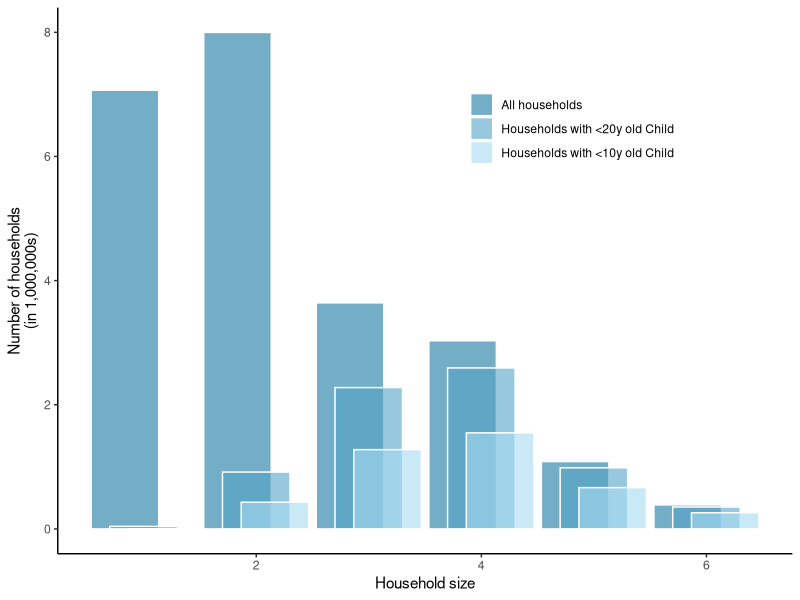
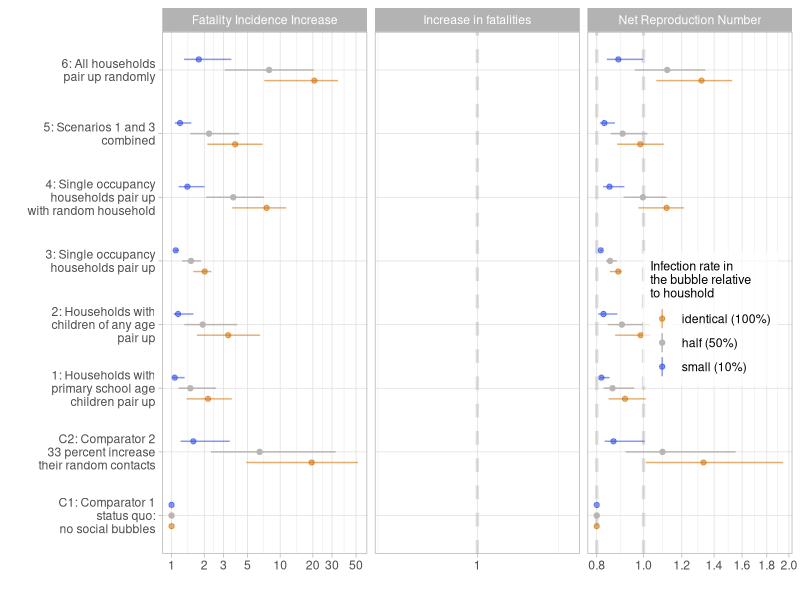
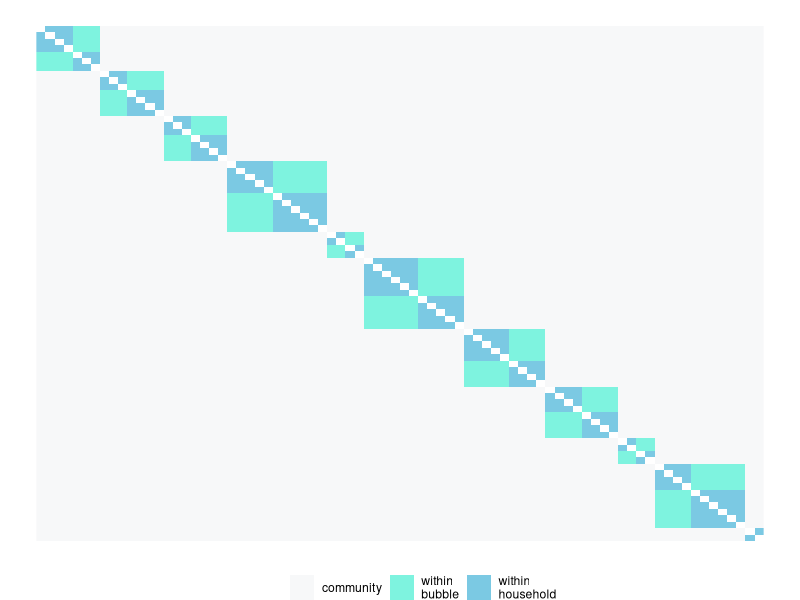
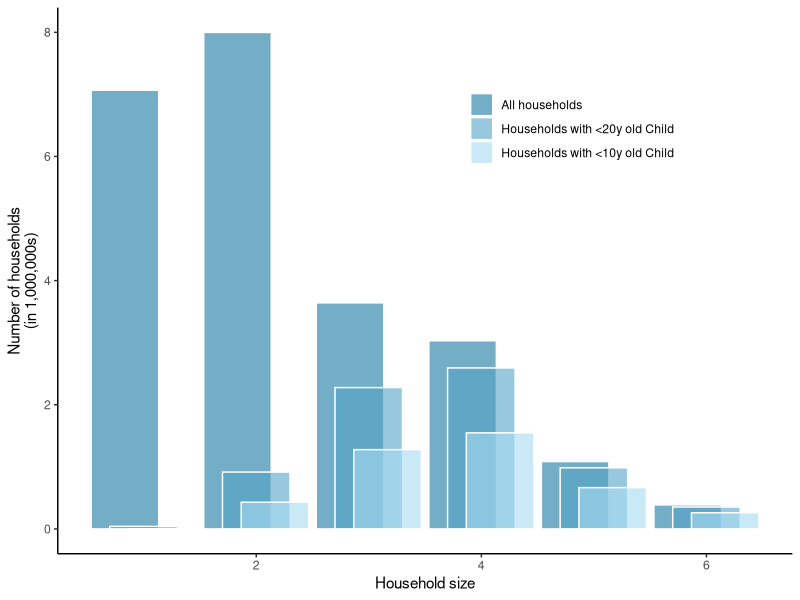
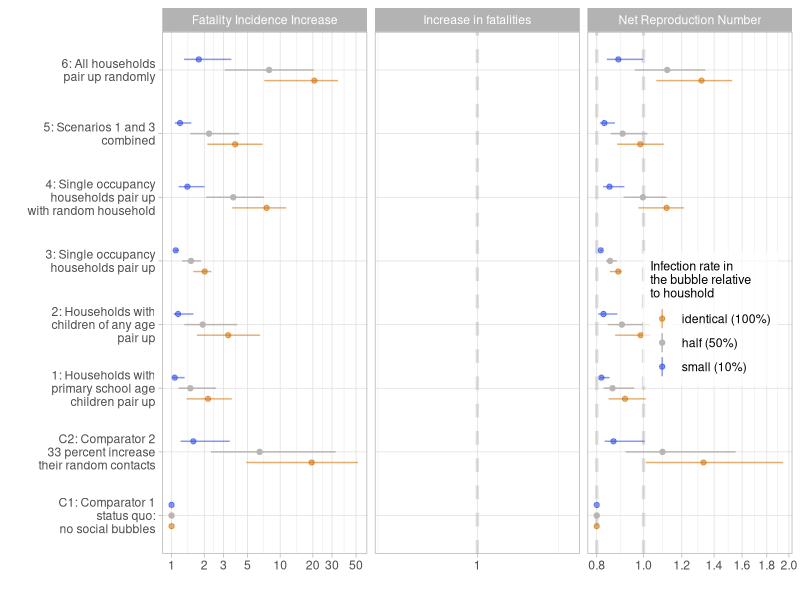
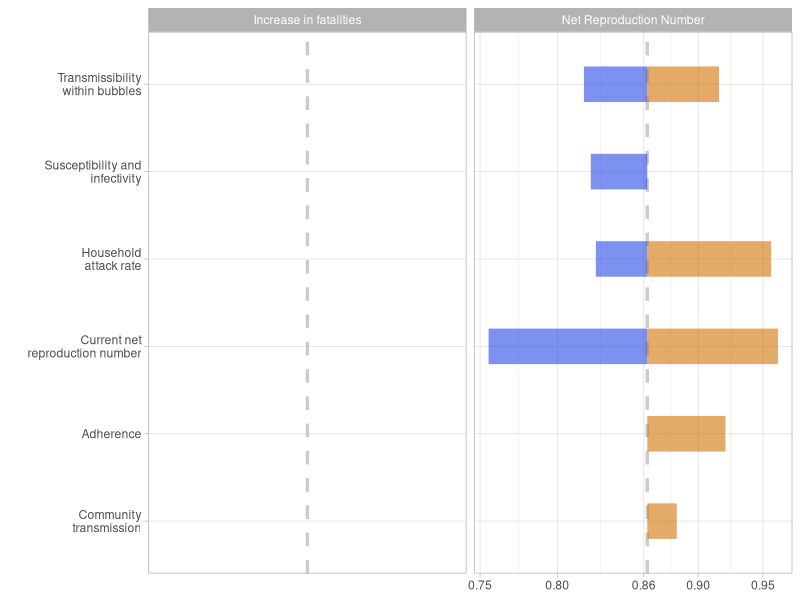
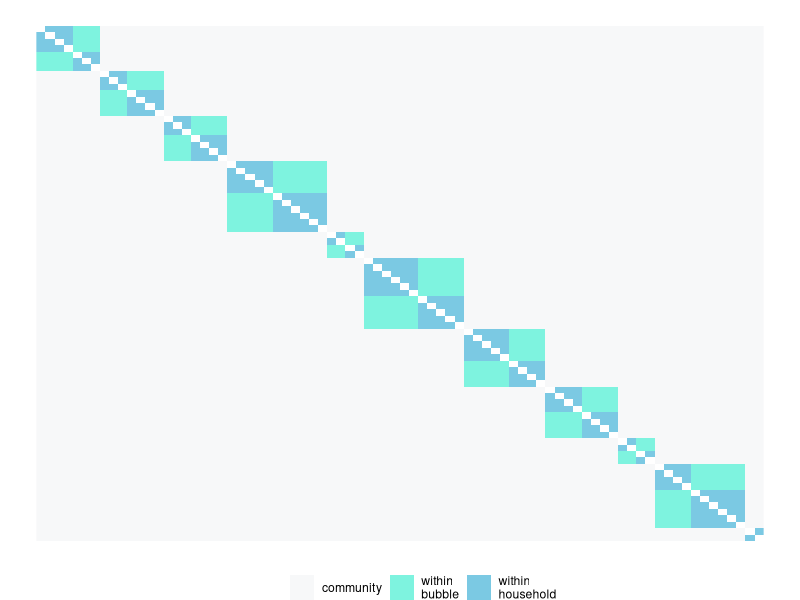

These figures' R source, in order:
#########
# plotting scripts 
# for "The effectiveness of social bubbles as part of a Covid-19 lockdown exit strategy, a modelling study"
# by Leng et al
# author: Stefan Flasche


########################
#load packages
########################
require(reshape2)
require(tidyverse)

########################
#read in data
########################
read.csv("HH.csv") %>% 
  melt(id = "Household.size") -> dt
read.csv("Tab_RimpactMain.csv") %>%
  select(-(12:17)) %>%                            
  rbind(read.csv("Tab_DimpactMain.csv")) %>% 
  mutate(Outcome = gsub("Disease incidence increase","Increase in fatalities",Outcome)) -> dt.res    


########################
#plot Household sizes
########################
# av HH size
dt %>%
  group_by(variable) %>% summarise(avHHsize=sum(Household.size*value)/sum(value))

# proportion of HHs
dt %>%
  mutate(People = Household.size*value) %>%
  group_by(variable) %>% summarise(value= sum(value),
                                   People = sum(People))

#refactor
dt$variable = factor(dt$variable, c("All", "Children..20", "Children..10"))
Cat.names.replace = c("All"="All\nhouseholds", "Children..20"="Households with\n <20y old Child", "Children..10"="Households with\n <10y old Child")
Cat.names=c("All households", "Households with <20y old Child", "Households with <10y old Child")

# plot
dt %>%
  ggplot(aes(x=Household.size,y=value/1000000, fill=variable)) +
    geom_bar(stat = "identity", alpha=.6, position=position_dodge(width = .5), width = 1.8, color = "white") +
    scale_fill_manual(labels = Cat.names,
                        values=c("#1677a1","#54a4c7", "#a7dbf2")) +
    labs(x = "Household size", y = "Number of households\n(in 1,000,000s)", fill="") + 
    theme_classic() + theme(legend.position = c(0.7, 0.8))
ggsave("main_HHdistr.pdf", units = "cm", width = 14, height = 10)
          

########################
#plot Rs and deaths
########################
#filter for only the base case results
dt.res %>%
  filter(Parameter.set == "LSHTM" & 
           R_init == .8 &
           Mean.field.assumption == "Household" &
           Compliance == "Compliance") %>%
  mutate(TauB = fct_relevel(TauB, "identical", "half", "small")) -> dt.mainres

hline.dat <- data.frame(Outcome = c("Net Reproduction Number","Net Reproduction Number","Increase in fatalities"),
                        threshold = c(.8,1,1))
  
my_breaks <- function(x) { if (max(x) < 5) c(.8,1,1.2,1.4,1.6,1.8,2) else c(1,2,3,5,10,20,30,50) }

dt.mainres %>% 
  ggplot(aes(x=Scenario, y=value, ymin=value.lo, ymax=value.hi, color=TauB)) +
    geom_hline(data = hline.dat, aes(yintercept = threshold), color = "grey", alpha=0.5, lty="dashed", lwd=1.15) +  
    geom_linerange(position = position_dodge(.5)) +
    geom_point(position = position_dodge(.5)) +
    labs(x="", y="", color="Infection rate in\nthe bubble relative\nto houshold")+
    scale_color_manual(values = c("#d1720490","#bab5b3","#2748e890"),
                       labels = c("identical (100%)", "half (50%)", "small (10%)" )) +
    theme_light() + theme(legend.position = c(0.87, 0.45),
                          legend.background = element_rect(fill=alpha('white', 0.7)),
                          legend.title=element_text(size=9)) + 
    coord_flip() +
    scale_y_log10(breaks = my_breaks)+
    facet_grid(.~Outcome, scales = "free_x") +
    scale_x_discrete(labels = c("C1: Comparator 1\nstatus quo:\nno social bubbles",
                                "C2: Comparator 2\n33 percent increase\n their random contacts",
                                "1: Households with\nprimary school age\nchildren pair up",
                                "2: Households with\nchildren of any age\n pair up",
                                "3: Single occupancy\nhouseholds pair up",
                                "4: Single occupancy\nhouseholds pair up\nwith random household",
                                "5: Scenarios 1 and 3\ncombined",
                                "6: All households\npair up randomly"
                                ))
ggsave("main_results.pdf", units = "cm", width = 18, height = 12)

########################
#plot Tornado
########################
for(i in 1){
  data.frame(list(Outcome=NA, 
                  Scenario=NA, 
                  val.lo=1, 
                  val=1, 
                  val.hi=1)) %>%
    rbind(c("Net Reproduction Number","tauB",
            dt.res %>% filter(Scenario==i, Outcome=="Net Reproduction Number", Parameter.set=="LSHTM", Compliance=="Compliance", Mean.field.assumption=="Household",R_init==.8, TauB=="small") %>% select(value) %>% as.numeric(),
            dt.res %>% filter(Scenario==i, Outcome=="Net Reproduction Number", Parameter.set=="LSHTM", Compliance=="Compliance", Mean.field.assumption=="Household",R_init==.8, TauB=="half") %>% select(value) %>% as.numeric(),
            dt.res %>% filter(Scenario==i, Outcome=="Net Reproduction Number", Parameter.set=="LSHTM", Compliance=="Compliance", Mean.field.assumption=="Household",R_init==.8, TauB=="identical") %>% select(value) %>% as.numeric())) %>%
    rbind(c("Net Reproduction Number","SAR",
            dt.res %>% filter(Scenario==i, Outcome=="Net Reproduction Number", Parameter.set=="LSHTM", Compliance=="Compliance", Mean.field.assumption=="Household",R_init==.8, TauB=="half") %>% select(value.lo) %>% as.numeric(),
            dt.res %>% filter(Scenario==i, Outcome=="Net Reproduction Number", Parameter.set=="LSHTM", Compliance=="Compliance", Mean.field.assumption=="Household",R_init==.8, TauB=="half") %>% select(value) %>% as.numeric(),
            dt.res %>% filter(Scenario==i, Outcome=="Net Reproduction Number", Parameter.set=="LSHTM", Compliance=="Compliance", Mean.field.assumption=="Household",R_init==.8, TauB=="half") %>% select(value.hi) %>% as.numeric())) %>%
    rbind(c("Net Reproduction Number","SusTrans",
            dt.res %>% filter(Scenario==i, Outcome=="Net Reproduction Number", Parameter.set=="Warwick", Compliance=="Compliance", Mean.field.assumption=="Household",R_init==.8, TauB=="half") %>% select(value) %>% as.numeric(),
            dt.res %>% filter(Scenario==i, Outcome=="Net Reproduction Number", Parameter.set=="LSHTM", Compliance=="Compliance", Mean.field.assumption=="Household",R_init==.8, TauB=="half") %>% select(value) %>% as.numeric(),
            NA)) %>%
    rbind(c("Net Reproduction Number","CommTrans",
            NA,
            dt.res %>% filter(Scenario==i, Outcome=="Net Reproduction Number", Parameter.set=="LSHTM", Compliance=="Compliance", Mean.field.assumption=="Household",R_init==.8, TauB=="half") %>% select(value) %>% as.numeric(),
            dt.res %>% filter(Scenario==i, Outcome=="Net Reproduction Number", Parameter.set=="LSHTM", Compliance=="Compliance", Mean.field.assumption=="Individual",R_init==.8, TauB=="half") %>% select(value) %>% as.numeric())) %>%
    rbind(c("Net Reproduction Number","Compliance",
            NA,
            dt.res %>% filter(Scenario==i, Outcome=="Net Reproduction Number", Parameter.set=="LSHTM", Compliance=="Compliance", Mean.field.assumption=="Household",R_init==.8, TauB=="half") %>% select(value) %>% as.numeric(),
            dt.res %>% filter(Scenario==i, Outcome=="Net Reproduction Number", Parameter.set=="LSHTM", Compliance=="Non-compliance", Mean.field.assumption=="Household",R_init==.8, TauB=="half") %>% select(value) %>% as.numeric())) %>% 
    rbind(c("Net Reproduction Number","Rinit",
            dt.res %>% filter(Scenario==i, Outcome=="Net Reproduction Number", Parameter.set=="LSHTM", Compliance=="Compliance", Mean.field.assumption=="Household",R_init==.7, TauB=="half") %>% select(value) %>% as.numeric(),
            dt.res %>% filter(Scenario==i, Outcome=="Net Reproduction Number", Parameter.set=="LSHTM", Compliance=="Compliance", Mean.field.assumption=="Household",R_init==.8, TauB=="half") %>% select(value) %>% as.numeric(),
            dt.res %>% filter(Scenario==i, Outcome=="Net Reproduction Number", Parameter.set=="LSHTM", Compliance=="Compliance", Mean.field.assumption=="Household",R_init==.9, TauB=="half") %>% select(value) %>% as.numeric())) %>%
    rbind(c("Increase in fatalities","tauB",
            dt.res %>% filter(Scenario==i, Outcome=="Increase in fatalities", Parameter.set=="LSHTM", Compliance=="Compliance", Mean.field.assumption=="Household",R_init==.8, TauB=="small") %>% select(value) %>% as.numeric(),
            dt.res %>% filter(Scenario==i, Outcome=="Increase in fatalities", Parameter.set=="LSHTM", Compliance=="Compliance", Mean.field.assumption=="Household",R_init==.8, TauB=="half") %>% select(value) %>% as.numeric(),
            dt.res %>% filter(Scenario==i, Outcome=="Increase in fatalities", Parameter.set=="LSHTM", Compliance=="Compliance", Mean.field.assumption=="Household",R_init==.8, TauB=="identical") %>% select(value) %>% as.numeric())) %>%
    rbind(c("Increase in fatalities","SAR",
            dt.res %>% filter(Scenario==i, Outcome=="Increase in fatalities", Parameter.set=="LSHTM", Compliance=="Compliance", Mean.field.assumption=="Household",R_init==.8, TauB=="half") %>% select(value.lo) %>% as.numeric(),
            dt.res %>% filter(Scenario==i, Outcome=="Increase in fatalities", Parameter.set=="LSHTM", Compliance=="Compliance", Mean.field.assumption=="Household",R_init==.8, TauB=="half") %>% select(value) %>% as.numeric(),
            dt.res %>% filter(Scenario==i, Outcome=="Increase in fatalities", Parameter.set=="LSHTM", Compliance=="Compliance", Mean.field.assumption=="Household",R_init==.8, TauB=="half") %>% select(value.hi) %>% as.numeric())) %>%
    rbind(c("Increase in fatalities","SusTrans",
            dt.res %>% filter(Scenario==i, Outcome=="Increase in fatalities", Parameter.set=="Warwick", Compliance=="Compliance", Mean.field.assumption=="Household",R_init==.8, TauB=="half") %>% select(value) %>% as.numeric(),
            dt.res %>% filter(Scenario==i, Outcome=="Increase in fatalities", Parameter.set=="LSHTM", Compliance=="Compliance", Mean.field.assumption=="Household",R_init==.8, TauB=="half") %>% select(value) %>% as.numeric(),
            NA)) %>%
    rbind(c("Increase in fatalities","CommTrans",
            NA,
            dt.res %>% filter(Scenario==i, Outcome=="Increase in fatalities", Parameter.set=="LSHTM", Compliance=="Compliance", Mean.field.assumption=="Household",R_init==.8, TauB=="half") %>% select(value) %>% as.numeric(),
            dt.res %>% filter(Scenario==i, Outcome=="Increase in fatalities", Parameter.set=="LSHTM", Compliance=="Compliance", Mean.field.assumption=="Individual",R_init==.8, TauB=="half") %>% select(value) %>% as.numeric())) %>%
    rbind(c("Increase in fatalities","Compliance",
            NA,
            dt.res %>% filter(Scenario==i, Outcome=="Increase in fatalities", Parameter.set=="LSHTM", Compliance=="Compliance", Mean.field.assumption=="Household",R_init==.8, TauB=="half") %>% select(value) %>% as.numeric(),
            dt.res %>% filter(Scenario==i, Outcome=="Increase in fatalities", Parameter.set=="LSHTM", Compliance=="Non-compliance", Mean.field.assumption=="Household",R_init==.8, TauB=="half") %>% select(value) %>% as.numeric())) %>%
    rbind(c("Increase in fatalities","Rinit",
            dt.res %>% filter(Scenario==i, Outcome=="Increase in fatalities", Parameter.set=="LSHTM", Compliance=="Compliance", Mean.field.assumption=="Household",R_init==.7, TauB=="half") %>% select(value) %>% as.numeric(),
            dt.res %>% filter(Scenario==i, Outcome=="Increase in fatalities", Parameter.set=="LSHTM", Compliance=="Compliance", Mean.field.assumption=="Household",R_init==.8, TauB=="half") %>% select(value) %>% as.numeric(),
            dt.res %>% filter(Scenario==i, Outcome=="Increase in fatalities", Parameter.set=="LSHTM", Compliance=="Compliance", Mean.field.assumption=="Household",R_init==.9, TauB=="half") %>% select(value) %>% as.numeric())) %>%
    slice(-1) -> dt.tornado
  
  hline.dat <- data.frame(Outcome = c("Net Reproduction Number","Increase in fatalities"),
                          value = dt.res %>% filter(Scenario==i, Parameter.set=="LSHTM", Compliance=="Compliance", Mean.field.assumption=="Household",R_init==.8, TauB=="half") %>% select(value) %>% c())
  my_breaks <- function(x) { if (max(x) > 2.5) c(1.1,1.33,round(hline.dat[2,2],2),1.66,2,2.33) else c(0.75,.8,round(hline.dat[1,2],2),.9,.95,1,1.1) }
  
  dt.tornado %>%
    ggplot(aes(x = Scenario)) +
    geom_hline(data = hline.dat, aes(yintercept = value), color = "grey", alpha=0.8, lty="dashed", lwd=1.15) +
      geom_linerange(aes(ymin=as.numeric(val), ymax=as.numeric(val.hi)), color="#d17204", lwd=12, alpha=.6)+
      geom_linerange(aes(ymin=as.numeric(val.lo), ymax=as.numeric(val)), color="#2748e8", lwd=12, alpha=.6)+
      facet_grid(.~Outcome, scales = "free")+
      coord_flip() +
      xlab("")+
      theme_light()+
      scale_x_discrete(labels = c("Community\ntransmission",
                                  "Adherence",
                                  "Current net\nreproduction number",
                                  "Household\nattack rate",
                                  "Susceptibility and\ninfectivity",
                                  "Transmissibility\nwithin bubbles")) +
    scale_y_log10(breaks = my_breaks)
  ggsave(paste0("main_tornado_Scenario_",i,".pdf"), units = "cm", width = 17, height = 8)
}



########################
# create contact matrix for plotting
########################
N=80
Nh=4
p=1/5
p2=1/3
M1 = matrix(rep(1/N,N^2),N) #community
M2 = matrix(rep(0,N^2),N) # HH
M3 = matrix(rep(0,N^2),N) # bubble
i=1
HHsize=Nh
c="tick"
Bsize=NULL
while((i+HHsize-1)<=N){
  M2[i:(i+HHsize-1),i:(i+HHsize-1)] = p
  i=i+HHsize
  if (c=="tick"){
    c="toc"
    Bsize=c(Bsize,HHsize)
  }else{
    c="tick"
    Bsize[length(Bsize)] = Bsize[length(Bsize)]+HHsize
  }
  HHsize = sample(2:6,1)
}
BBsize = cumsum(Bsize)
BBsize.lo = c(1,BBsize[1:(length(BBsize)-1)]+1)
for (i in 1:length(BBsize)){
  M3[BBsize.lo[i]:BBsize[i],BBsize.lo[i]:BBsize[i]] = p2
}

M=M1+M2+M3 
diag(M)=0
rotate <- function(x) t(apply(x, 2, rev))

#display matrix
plot=T
if(plot){
  M %>% 
    rotate() %>%
    melt() %>%
    ggplot(aes(x=Var1, y=Var2, fill=as.character(value))) +
      geom_raster() +
      theme_void() +
      labs(x="", y="", fill="") +
      scale_fill_manual(values=c("white","#f2f4f599","#28ebca99","#24a5d199"),
                        labels = c("","community","within\nbubble","within\nhousehold")) +
      theme(legend.position = "bottom")
}
ggsave("main_bubblematrix.pdf", units = "cm", width = 11, height = 12)
